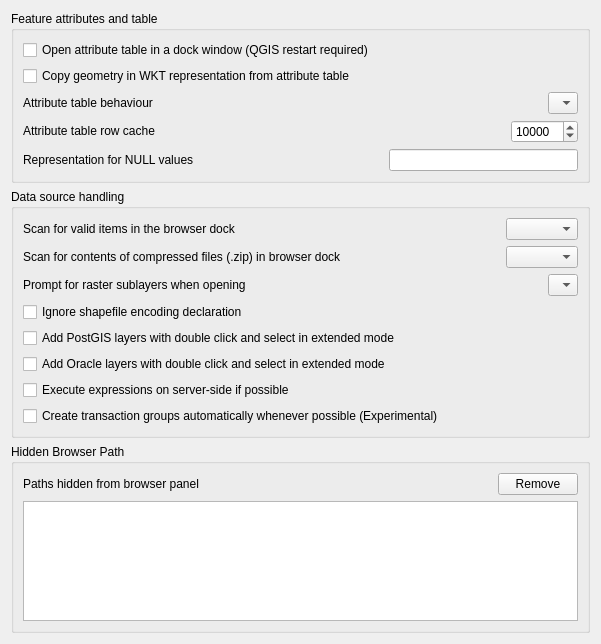
             <widget class="QWidget" name="mOptionsScrollAreaContents_11">
              <property name="geometry">
               <rect>
                <x>0</x>
                <y>0</y>
                <width>601</width>
                <height>591</height>
               </rect>
              </property>
              <layout class="QVBoxLayout" name="verticalLayout_27">
               <item>
                <widget class="QgsCollapsibleGroupBox" name="groupBox_18">
                 <property name="title">
                  <string>Feature attributes and table</string>
                 </property>
                 <layout class="QVBoxLayout" name="verticalLayout_23">
                  <item>
                   <widget class="QCheckBox" name="cbxAttributeTableDocked">
                    <property name="text">
                     <string>Open attribute table in a dock window (QGIS restart required)</string>
                    </property>
                   </widget>
                  </item>
                  <item>
                   <widget class="QCheckBox" name="cbxCopyWKTGeomFromTable">
                    <property name="text">
                     <string>Copy geometry in WKT representation from attribute table</string>
                    </property>
                   </widget>
                  </item>
                  <item>
                   <layout class="QHBoxLayout" name="horizontalLayout_5">
                    <item>
                     <widget class="QLabel" name="textLabel1_7">
                      <property name="sizePolicy">
                       <sizepolicy hsizetype="Fixed" vsizetype="Fixed">
                        <horstretch>0</horstretch>
                        <verstretch>0</verstretch>
                       </sizepolicy>
                      </property>
                      <property name="text">
                       <string>Attribute table behaviour</string>
                      </property>
                     </widget>
                    </item>
                    <item>
                     <spacer name="horizontalSpacer_4">
                      <property name="orientation">
                       <enum>Qt::Horizontal</enum>
                      </property>
                      <property name="sizeHint" stdset="0">
                       <size>
                        <width>40</width>
                        <height>20</height>
                       </size>
                      </property>
                     </spacer>
                    </item>
                    <item>
                     <widget class="QComboBox" name="cmbAttrTableBehaviour">
                      <item>
                       <property name="text">
                        <string/>
                       </property>
                      </item>
                     </widget>
                    </item>
                   </layout>
                  </item>
                  <item>
                   <layout class="QHBoxLayout" name="horizontalLayout_10">
                    <item>
                     <widget class="QLabel" name="textLabel1_12">
                      <property name="sizePolicy">
                       <sizepolicy hsizetype="Fixed" vsizetype="Fixed">
                        <horstretch>0</horstretch>
                        <verstretch>0</verstretch>
                       </sizepolicy>
                      </property>
                      <property name="text">
                       <string>Attribute table row cache</string>
                      </property>
                     </widget>
                    </item>
                    <item>
                     <spacer name="horizontalSpacer_8">
                      <property name="orientation">
                       <enum>Qt::Horizontal</enum>
                      </property>
                      <property name="sizeHint" stdset="0">
                       <size>
                        <width>40</width>
                        <height>20</height>
                       </size>
                      </property>
                     </spacer>
                    </item>
                    <item>
                     <widget class="QSpinBox" name="spinBoxAttrTableRowCache">
                      <property name="minimum">
                       <number>0</number>
                      </property>
                      <property name="maximum">
                       <number>100000</number>
                      </property>
                      <property name="singleStep">
                       <number>1000</number>
                      </property>
                      <property name="value">
                       <number>10000</number>
                      </property>
                     </widget>
                    </item>
                   </layout>
                  </item>
                  <item>
                   <layout class="QHBoxLayout" name="horizontalLayout_6">
                    <item>
                     <widget class="QLabel" name="label_14">
                      <property name="text">
                       <string>Representation for NULL values</string>
                      </property>
                     </widget>
                    </item>
                    <item>
                     <spacer name="horizontalSpacer_3">
                      <property name="orientation">
                       <enum>Qt::Horizontal</enum>
                      </property>
                      <property name="sizeHint" stdset="0">
                       <size>
                        <width>40</width>
                        <height>20</height>
                       </size>
                      </property>
                     </spacer>
                    </item>
                    <item>
                     <widget class="QLineEdit" name="leNullValue"/>
                    </item>
                   </layout>
                  </item>
                 </layout>
                </widget>
               </item>
               <item>
                <widget class="QgsCollapsibleGroupBox" name="groupBox_19">
                 <property name="title">
                  <string>Data source handling</string>
                 </property>
                 <layout class="QVBoxLayout" name="verticalLayout_24">
                  <item>
                   <layout class="QHBoxLayout" name="horizontalLayout_14">
                    <item>
                     <widget class="QLabel" name="label_30">
                      <property name="text">
                       <string>Scan for valid items in the browser dock</string>
                      </property>
                     </widget>
                    </item>
                    <item>
                     <spacer name="horizontalSpacer_12">
                      <property name="orientation">
                       <enum>Qt::Horizontal</enum>
                      </property>
                      <property name="sizeHint" stdset="0">
                       <size>
                        <width>40</width>
                        <height>20</height>
                       </size>
                      </property>
                     </spacer>
                    </item>
                    <item>
                     <widget class="QComboBox" name="cmbScanItemsInBrowser"/>
                    </item>
                   </layout>
                  </item>
                  <item>
                   <layout class="QHBoxLayout" name="horizontalLayout_13">
                    <item>
                     <widget class="QLabel" name="label_29">
                      <property name="text">
                       <string>Scan for contents of compressed files (.zip) in browser dock</string>
                      </property>
                     </widget>
                    </item>
                    <item>
                     <spacer name="horizontalSpacer_11">
                      <property name="orientation">
                       <enum>Qt::Horizontal</enum>
                      </property>
                      <property name="sizeHint" stdset="0">
                       <size>
                        <width>40</width>
                        <height>20</height>
                       </size>
                      </property>
                     </spacer>
                    </item>
                    <item>
                     <widget class="QComboBox" name="cmbScanZipInBrowser">
                      <property name="currentIndex">
                       <number>-1</number>
                      </property>
                     </widget>
                    </item>
                   </layout>
                  </item>
                  <item>
                   <layout class="QHBoxLayout" name="horizontalLayout_12">
                    <item>
                     <widget class="QLabel" name="textLabel1_13">
                      <property name="sizePolicy">
                       <sizepolicy hsizetype="Fixed" vsizetype="Fixed">
                        <horstretch>0</horstretch>
                        <verstretch>0</verstretch>
                       </sizepolicy>
                      </property>
                      <property name="text">
                       <string>Prompt for raster sublayers when opening</string>
                      </property>
                     </widget>
                    </item>
                    <item>
                     <spacer name="horizontalSpacer_10">
                      <property name="orientation">
                       <enum>Qt::Horizontal</enum>
                      </property>
                      <property name="sizeHint" stdset="0">
                       <size>
                        <width>40</width>
                        <height>20</height>
                       </size>
                      </property>
                     </spacer>
                    </item>
                    <item>
                     <widget class="QComboBox" name="cmbPromptRasterSublayers">
                      <item>
                       <property name="text">
                        <string/>
                       </property>
                      </item>
                     </widget>
                    </item>
                   </layout>
                  </item>
                  <item>
                   <widget class="QCheckBox" name="cbxIgnoreShapeEncoding">
                    <property name="toolTip">
                     <string>Disable OGR on-the-fly conversion from declared encoding to UTF-8</string>
                    </property>
                    <property name="text">
                     <string>Ignore shapefile encoding declaration</string>
                    </property>
                   </widget>
                  </item>
                  <item>
                   <widget class="QCheckBox" name="cbxAddPostgisDC">
                    <property name="text">
                     <string>Add PostGIS layers with double click and select in extended mode</string>
                    </property>
                   </widget>
                  </item>
                  <item>
                   <widget class="QCheckBox" name="cbxAddOracleDC">
                    <property name="text">
                     <string>Add Oracle layers with double click and select in extended mode</string>
                    </property>
                   </widget>
                  </item>
                  <item>
                   <widget class="QCheckBox" name="cbxCompileExpressions">
                    <property name="text">
                     <string>Execute expressions on server-side if possible</string>
                    </property>
                   </widget>
                  </item>
                  <item>
                   <widget class="QCheckBox" name="cbxAutoTransaction">
                    <property name="text">
                     <string>Create transaction groups automatically whenever possible (Experimental)</string>
                    </property>
                   </widget>
                  </item>
                 </layout>
                </widget>
               </item>
               <item>
                <widget class="QgsCollapsibleGroupBox" name="groupBox_28">
                 <property name="title">
                  <string>Hidden Browser Path</string>
                 </property>
                 <layout class="QGridLayout" name="_15">
                  <item row="0" column="0">
                   <widget class="QLabel" name="mSVGLabel_4">
                    <property name="text">
                     <string>Paths hidden from browser panel</string>
                    </property>
                   </widget>
                  </item>
                  <item row="0" column="1">
                   <spacer>
                    <property name="orientation">
                     <enum>Qt::Horizontal</enum>
                    </property>
                    <property name="sizeHint" stdset="0">
                     <size>
                      <width>31</width>
                      <height>20</height>
                     </size>
                    </property>
                   </spacer>
                  </item>
                  <item row="1" column="0" colspan="3">
                   <widget class="QListWidget" name="mListHiddenBrowserPaths">
                    <property name="minimumSize">
                     <size>
                      <width>0</width>
                      <height>120</height>
                     </size>
                    </property>
                   </widget>
                  </item>
                  <item row="0" column="2">
                   <widget class="QPushButton" name="mBtnRemoveHiddenPath">
                    <property name="text">
                     <string>Remove</string>
                    </property>
                   </widget>
                  </item>
                 </layout>
                </widget>
               </item>
               <item>
                <spacer name="verticalSpacer_8">
                 <property name="orientation">
                  <enum>Qt::Vertical</enum>
                 </property>
                 <property name="sizeType">
                  <enum>QSizePolicy::Expanding</enum>
                 </property>
                 <property name="sizeHint" stdset="0">
                  <size>
                   <width>20</width>
                   <height>40</height>
                  </size>
                 </property>
                </spacer>
               </item>
              </layout>
             </widget>
